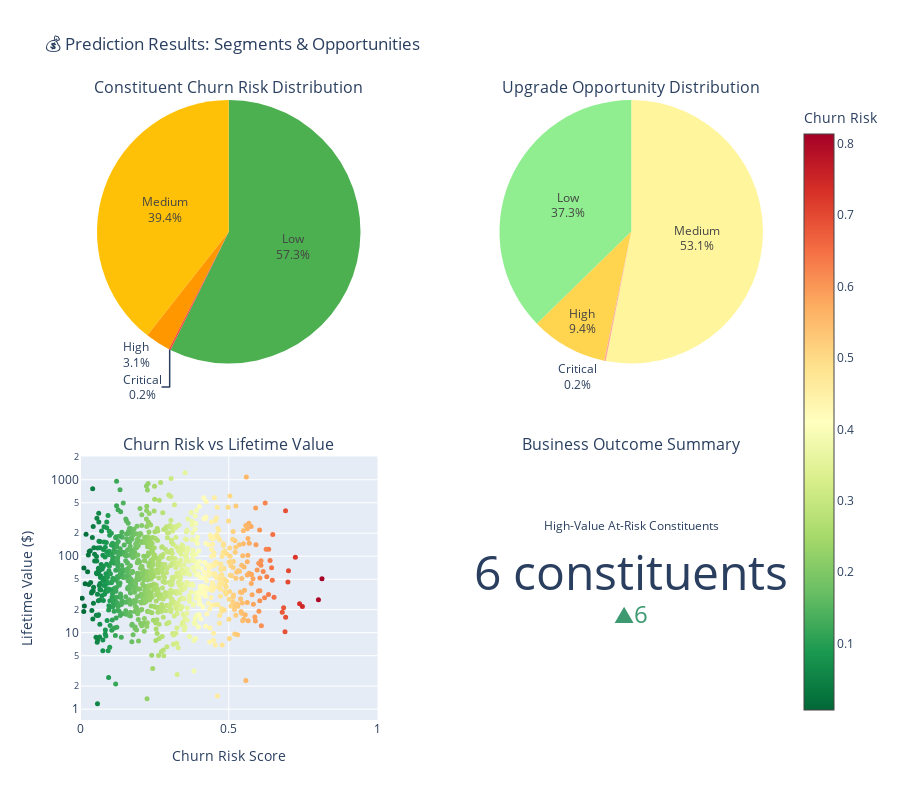

Source (notebook cell):
### Markdown cell above
## 7. Business Impact: Prediction Results

### Code cell
# Generate sample predictions showing business value
np.random.seed(42)

n_constituents = 1000
predictions = pd.DataFrame({
    'constituent_id': [f'C-{i:05d}' for i in range(n_constituents)],
    'churn_risk': np.random.beta(2, 5, n_constituents),  # More low-risk
    'upgrade_propensity': np.random.beta(3, 5, n_constituents),
    'lifetime_value': np.random.lognormal(mean=4, sigma=1, size=n_constituents)
})

# Categorize
predictions['churn_tier'] = pd.cut(predictions['churn_risk'], 
                                    bins=[0, 0.3, 0.6, 0.8, 1], 
                                    labels=['Low', 'Medium', 'High', 'Critical'])
predictions['upgrade_potential'] = pd.cut(predictions['upgrade_propensity'],
                                          bins=[0, 0.3, 0.6, 0.8, 1],
                                          labels=['Low', 'Medium', 'High', 'Critical'])

# Calculate segments
churn_counts = predictions['churn_tier'].value_counts().sort_index()
upgrade_counts = predictions['upgrade_potential'].value_counts().sort_index()

fig = make_subplots(
    rows=2, cols=2,
    subplot_titles=(
        'Constituent Churn Risk Distribution',
        'Upgrade Opportunity Distribution',
        'Churn Risk vs Lifetime Value',
        'Business Outcome Summary'
    ),
    specs=[
        [{'type': 'pie'}, {'type': 'pie'}],
        [{'type': 'scatter'}, {'type': 'indicator'}]
    ],
    vertical_spacing=0.15,
    horizontal_spacing=0.15
)

# Churn risk pie
colors_churn = {'Low': '#4CAF50', 'Medium': '#FFC107', 'High': '#FF9800', 'Critical': '#F44336'}
fig.add_trace(
    go.Pie(
        labels=churn_counts.index,
        values=churn_counts.values,
        marker=dict(colors=[colors_churn[x] for x in churn_counts.index]),
        hovertemplate='<b>%{label}</b><br>Count: %{value}<br>Percentage: %{percent}<extra></extra>',
        textinfo='label+percent'
    ),
    row=1, col=1
)

# Upgrade potential pie
colors_upgrade = {'Low': '#90EE90', 'Medium': '#FFF59D', 'High': '#FFD54F', 'Critical': '#FFAB91'}
fig.add_trace(
    go.Pie(
        labels=upgrade_counts.index,
        values=upgrade_counts.values,
        marker=dict(colors=[colors_upgrade[x] for x in upgrade_counts.index]),
        hovertemplate='<b>%{label}</b><br>Count: %{value}<br>Percentage: %{percent}<extra></extra>',
        textinfo='label+percent'
    ),
    row=1, col=2
)

# Risk vs Value scatter
fig.add_trace(
    go.Scatter(
        x=predictions['churn_risk'],
        y=predictions['lifetime_value'],
        mode='markers',
        marker=dict(
            size=5,
            color=predictions['churn_risk'],
            colorscale='RdYlGn_r',
            showscale=True,
            colorbar=dict(title='Churn Risk')
        ),
        text=[f'ID: {id}<br>Risk: {risk:.2f}<br>Value: ${val:,.0f}' 
              for id, risk, val in zip(predictions['constituent_id'], 
                                       predictions['churn_risk'],
                                       predictions['lifetime_value'])],
        hovertemplate='%{text}<extra></extra>'
    ),
    row=2, col=1
)

# Key insight
high_risk_high_value = len(predictions[(predictions['churn_risk'] > 0.6) & (predictions['lifetime_value'] > 100)])
fig.add_trace(
    go.Indicator(
        mode='number+delta',
        value=high_risk_high_value,
        title={'text': 'High-Value At-Risk\nConstituents'},
        delta={'reference': 0, 'relative': False},
        number=dict(font=dict(size=48), suffix=' constituents')
    ),
    row=2, col=2
)

fig.update_xaxes(title_text='Churn Risk Score', row=2, col=1, range=[0, 1])
fig.update_yaxes(title_text='Lifetime Value ($)', row=2, col=1, type='log')

fig.update_layout(
    title_text='💰 Prediction Results: Segments & Opportunities',
    height=800,
    showlegend=False
)

fig.show()

print(f"\n📊 Key Findings from {n_constituents:,} Constituents:")
print(f"\n🔴 CHURN RISK:")
for tier in ['Critical', 'High', 'Medium', 'Low']:
    count = (predictions['churn_tier'] == tier).sum()
    pct = 100 * count / n_constituents
    print(f"   {tier:12}: {count:4} constituents ({pct:5.1f}%) - PRIORITY: {'🔴 URGENT' if tier == 'Critical' else '🟠 HIGH' if tier == 'High' else '🟡 MEDIUM' if tier == 'Medium' else '🟢 LOW'}")

print(f"\n🟢 UPGRADE OPPORTUNITIES:")
for tier in ['Critical', 'High', 'Medium', 'Low']:
    count = (predictions['upgrade_potential'] == tier).sum()
    pct = 100 * count / n_constituents
    print(f"   {tier:12}: {count:4} constituents ({pct:5.1f}%)")

print(f"\n💎 HIGH-VALUE AT-RISK: {high_risk_high_value} constituents need immediate retention focus")
print(f"   Total at-risk value: ${predictions[predictions['churn_risk'] > 0.6]['lifetime_value'].sum():,.0f}")

### Figure 1 — Plotly figure (JSON) as saved in the notebook; plotly's stock layout.template omitted (floating-point values rounded to 4 significant figures; data arrays with more than 128 entries replaced by an {"elided": "..."} marker saying what was removed)
{"data": [{"domain": {"x": [0, 0.425], "y": [0.575, 1]}, "hovertemplate": "<b>%{label}</b><br>Count: %{value}<br>Percentage: %{percent}<extra></extra>", "labels": ["Low", "Medium", "High", "Critical"], "marker": {"colors": ["#4CAF50", "#FFC107", "#FF9800", "#F44336"]}, "textinfo": "label+percent", "type": "pie", "values": [573, 394, 31, 2]}, {"domain": {"x": [0.575, 1], "y": [0.575, 1]}, "hovertemplate": "<b>%{label}</b><br>Count: %{value}<br>Percentage: %{percent}<extra></extra>", "labels": ["Low", "Medium", "High", "Critical"], "marker": {"colors": ["#90EE90", "#FFF59D", "#FFD54F", "#FFAB91"]}, "textinfo": "label+percent", "type": "pie", "values": [373, 531, 94, 2]}, {"hovertemplate": "%{text}<extra></extra>", "marker": {"color": {"elided": "1000 float values"}, "colorbar": {"title": {"text": "Churn Risk"}}, "colorscale": [[0, "rgb(0,104,55)"], [0.1, "rgb(26,152,80)"], [0.2, "rgb(102,189,99)"], [0.3, "rgb(166,217,106)"], [0.4, "rgb(217,239,139)"], [0.5, "rgb(255,255,191)"], [0.6, "rgb(254,224,139)"], [0.7, "rgb(253,174,97)"], [0.8, "rgb(244,109,67)"], [0.9, "rgb(215,48,39)"], [1, "rgb(165,0,38)"]], "showscale": true, "size": 5}, "mode": "markers", "text": {"elided": "1000 str values"}, "type": "scatter", "x": {"elided": "1000 float values"}, "xaxis": "x", "y": {"elided": "1000 float values"}, "yaxis": "y"}, {"delta": {"reference": 0, "relative": false}, "domain": {"x": [0.575, 1], "y": [0, 0.425]}, "mode": "number+delta", "number": {"font": {"size": 48}, "suffix": " constituents"}, "title": {"text": "High-Value At-Risk\nConstituents"}, "type": "indicator", "value": 6}], "layout": {"annotations": [{"font": {"size": 16}, "showarrow": false, "text": "Constituent Churn Risk Distribution", "x": 0.2125, "xanchor": "center", "xref": "paper", "y": 1, "yanchor": "bottom", "yref": "paper"}, {"font": {"size": 16}, "showarrow": false, "text": "Upgrade Opportunity Distribution", "x": 0.7875, "xanchor": "center", "xref": "paper", "y": 1, "yanchor": "bottom", "yref": "paper"}, {"font": {"size": 16}, "showarrow": false, "text": "Churn Risk vs Lifetime Value", "x": 0.2125, "xanchor": "center", "xref": "paper", "y": 0.425, "yanchor": "bottom", "yref": "paper"}, {"font": {"size": 16}, "showarrow": false, "text": "Business Outcome Summary", "x": 0.7875, "xanchor": "center", "xref": "paper", "y": 0.425, "yanchor": "bottom", "yref": "paper"}], "height": 800, "showlegend": false, "title": {"text": "💰 Prediction Results: Segments & Opportunities"}, "xaxis": {"anchor": "y", "domain": [0, 0.425], "range": [0, 1], "title": {"text": "Churn Risk Score"}}, "yaxis": {"anchor": "x", "domain": [0, 0.425], "title": {"text": "Lifetime Value ($)"}, "type": "log"}}}
